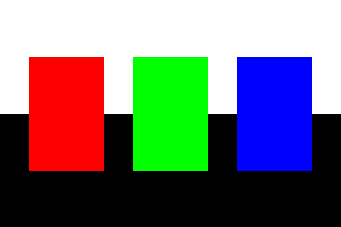
#> input picture week2/rgbtest.png, 341 x 227 px
$ jupyter execute --allow-errors worksheet02.ipynb
#> lines starting #> are read from the running program, lines starting #| are printed output that depends on the picture
# COMP90086 Workshop 2

This workshop aims to introduce you to some of the libraries we will use, including Numpy, Matplotlib and OpenCV. You will learn some basic operations on arrays and images.

Table of Contents
- [Numpy (Numerical Python)](#Numpy)
    - Array creation
    - Inspecting an array
    - Indexing/slicing
    - Array manipulation
    - Basic operators

- [Matplotlib (Plotting and Visualization)](#Matplotlib)
    - Basic plots
    - Subplot

- [OpenCV (Computer Vision)](#OpenCV)
    - Read image
    - Show image
    - Crop image
    - Resize image
    - Write image

# Numpy

Numpy is a numerical library with many useful functions for arrays.

First, import the library. It is usually called as `np` to simplify the reference.

[cell 1]
import numpy as np

## (1) Array creation

[cell 2]
a = np.array([0, 1, 2, 3, 4])
print(a)

[cell 3]
b = np.array([[0, 1, 2, 3, 4], [5, 6, 7, 8, 9]], dtype = float)
print(b)

[cell 4]
c = np.array([[1, 6], [2, 7], [3, 8], [4, 9], [5, 10]], dtype = int)
print(c)

### Create other useful arrays with functions:

[cell 5]
array_size=(2,3)
print(np.full(array_size, 5))
# The repr() function returns a printable representation of the given object.
print(repr(np.zeros(array_size)))          # Creates an array filled with zeros
print(repr(np.ones(array_size)))           # An array of ones
print(repr(np.eye(3)) )                    # The identity matrix I (needs 1 integer for square size)
print(repr(np.full(array_size, 5)))        # Fills with an element
print(repr(np.random.random(array_size)) ) # Random between 0 and 1
print(repr(np.arange(1,11) ))              # evenly spaced values within a given interval
print(repr(np.empty(array_size)))          # empty array (arbitrary values)

## (2) Inspecting an array

[cell 6]
print(c.dtype)  # data type of array elements
print(c.shape)  # lengths of each dimension
print(c.ndim)   # number of dimensions
print(c.size)   # number of elements in the array)

### Change the type to other type:

[cell 7]
#astype() function takes an argument which is the target data type
print(repr(a))
print(repr(a.astype(np.float16)))
print(repr(b))
print(repr(b.astype(np.int8)))

## (3) Indexing/slicing

[cell 8]
b[0,1]                   # select a single element (at row 0, column 1)

[cell 9]
a[0:4]                   # select a slice [start:end]

[cell 10]
a[0:4:2]                 # select a slice with a stride [start:end:step]

[cell 11]
a[::-1]                  # select all elements in reverse

[cell 12]
b[:,2]                # select all elements along the first axis (all rows) and only the elements with index 2 along the second axis

[cell 13]
a[:, np.newaxis]         # insert a new axis (here: convert a 1D array to a column vector)

[cell 14]
a[a>2]                   # boolean indexing

## (4) Array manipulation

[cell 15]
b = np.array([[0, 1, 2, 3, 4], [5, 6, 7, 8, 9]], dtype = float)

b.ravel()                # flatten the array (or np.ravel)

[cell 16]
b[::2, ::2] = [10,10,10]
print(b)

[cell 17]
b[0, :3]=10              # change elements of an array
print(b)

[cell 18]
b.reshape(5,2)           # change shape, but don't change values

[cell 19]
np.resize(b, (6,2))      # create a new array with a different shape

[cell 20]
np.append(a, [1, 1])     # append values to the end of an array

[cell 21]
np.insert([[2,2]], 2, [1, 1])  # insert values at a given location

[cell 22]
np.delete(a, [0,2])      # delete elements at given locations

[cell 23]
print(b)
np.concatenate((b, b+10), axis = 0)  # concatenate arrays

[cell 24]
np.r_[b, b + 10]         # shorthand: concatenate arrays along their first axis (row-wise)

[cell 25]
np.c_[b, b + 10]         # shorthand: concatenate arrays along their second axis (column-wise)

[cell 26]
np.split(b, 2, axis = 0) # split an array into sub-arrays

[cell 27]
aa = a.copy()            # make a deep copy of the array
aa.fill(0)
print(a)
print(aa)

## (5) Basic operations

### Element-wise arithmetic

[cell 28]
a = np.array([0, 1, 2, 3, 4])
b = np.array([[[0, 1, 2, 3, 4], [5, 6, 7, 8, 9]], [[1,2,3,4,5], [4,3,2,4,3]]], dtype = float)
d = np.array([[[5, 6, 7, 8, 9], [2,3,4,5,6]], [[1,2,3,4,5], [4,3,2,4,3]]])

[cell 29]
a + d                # element-wise addition (or np.add)

[cell 30]
b - d                # element-wise subtraction (or np.subtract)

[cell 31]
a * d                # element-wise multiplication (or np.multiply)

[cell 32]
a / d                # element-wise division (or np.divide)

### Aggregation

[cell 33]
b.sum()              # sum elements

[cell 34]
b.min()              # minimum element

[cell 35]
b.max()              # maximum element

[cell 36]
b.mean()             # mean of elements

### Element-wise comparison

[cell 37]
a == a               # element-wise comparison

[cell 38]
b < 2                # element-wise comparison

### Array-level equality

[cell 39]
np.array_equal(a, b) # check whether arrays have the same shape and elements

### Linear algebra

[cell 40]
b.T                  # reverse the array dimensions (or np.transpose)

[cell 41]
a.dot(a)             # dot product (or np.dot)

[cell 42]
b @ c                # matrix multiplication (or np.matmul)

[cell 43]
x = c.T @ c
np.linalg.inv(x)     # matrix inverse

[cell 44]
b.trace()            # trace of a matrix

[cell 45]
np.eye(3)            # identity matrix

### Universal functions (ufuncs)

[cell 46]
np.exp(a)            # exponential function

[cell 47]
np.sin(a)            # sine function

[cell 48]
np.log(c)            # natural logarithm

[cell 49]
np.abs(-b)           # absolute value

[cell 50]
np.power(b, 3)       # raise to a power

# Matplotlib

Matplotlib is a plotting library. `matplotlib.pyplot` exposes a stateful, easy to use, plotting system

[cell 51]
import matplotlib
import matplotlib.pyplot as plt

### Plotting

[cell 52]
x = np.arange(-2, 2,0.1)
y_1 = np.power(x,2)
y_2 = -np.power(x,2)

plt.plot(x, y_1,label=r'$x^2$')
plt.plot(x, y_2,label=r'$-x^2$')

plt.xlabel('x axis')
plt.ylabel('y axis')
plt.title('parabola')
plt.legend()

plt.show()
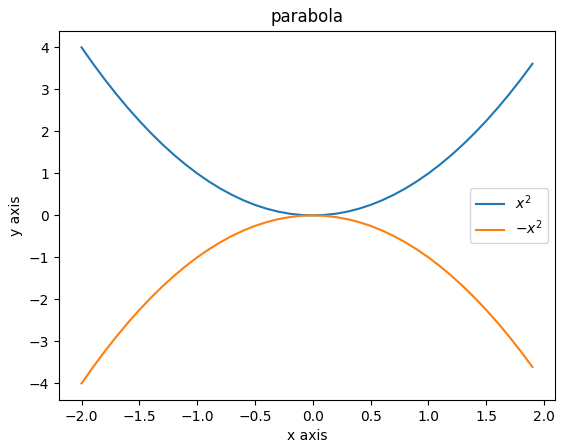
#> figure drawn by matplotlib, 1 panel; curve peaks at x = -2, y = 4; curve peaks at x = 1.78e-15, y = -3.16e-30

plt.show()

### Subplots

put different plots in the same figure

[cell 53]
# Set up a subplot grid that has height 2 and width 1,
# and set the first such subplot as active.
plt.subplot(2, 1, 1)

# Make the first plot
plt.plot(x, y_1)
plt.title(r'$x^2$')

# Set the second subplot as active, and make the second plot.
plt.subplot(2, 1, 2)
plt.plot(x, y_2)
plt.title(r'$-x^2$')

# Specific spacing between subplots
plt.tight_layout(pad=2.0)

# Show the figure.
plt.show()
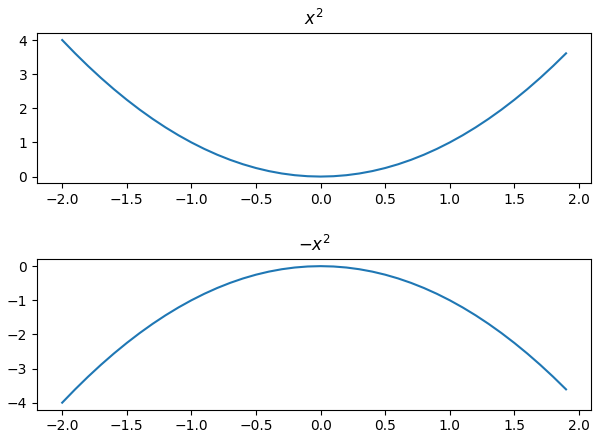
#> figure drawn by matplotlib, 2 panels; panel 1: curve peaks at x = -2, y = 4; panel 2: curve peaks at x = 1.78e-15, y = -3.16e-30

# OpenCV

OpenCV is apopular computer vision library. It contains many powerful tools for computer vision tasks, such as reading, writing, showing and maniputlating images and videos.

[cell 54]
import os
import matplotlib
import matplotlib.pyplot as plt
import numpy as np
import cv2

Are you experiencing `ModuleNotFoundError: No module named 'cv2'` ？

Solutions might include:
1. Make sure you have followed the installation guide in the ‘Week 1: Software installation’.
2. It might cause by launching the Jupyter Notebook in Anaconda with the default setting. You could try to reopen the Jupyter Notebook with the "CV" environment to see if it could solve this problem.
3. If still have such issues after reopen with the “CV" environment, you might try to upgrade anaconda to the latest version and also make sure are using python 3.7 version.

[cell 55]
# python version
import sys
print(sys.version)

4. Still not solved? Try the virtualenv/pip installation or use Colab as a last resort, OpenCV is included on there by default.

## (1) Read  Image

`imread`:  read in an image from a filepath.

[cell 56]
rootpath='./'
rgb_test = cv2.imread(os.path.join(rootpath, "rgbtest.png"))
#> rgb_test is the input picture: shape (227, 341, 3); mean B, G, R 114, 114, 114

Images in OpenCV are represented as numpy arrays: 1st dim-number of rows (height of image), 2nd dim - number of columns (width of image), 3rd dim- number of channels

[cell 57]
type(rgb_test), rgb_test.shape, rgb_test.dtype

### Channel order in OpenCV
The order of channels is BGR: the 1st, 2nd and 3rd channel are the pixel values of blue channel, green channel and red channel of an image, respectively. We can verify channel order by reading the pixels of an image that contains blue, green and red regions.

We will show image by Matplotlib, which assumes images are in the RGB format. However, OpenCV assumes that images are in the BGR format.

[cell 58]
# the original RGB image but show using BGR format
img = np.array([[[158, 158, 158,],
 [  0,   0,   0,],
 [160, 160, 160,],
 [  0,   0,   0,],
 [165, 165, 165,],
 [  0,   0,   0,],
 [169, 169, 169,],
 [  0,   0,   0,],
 [174, 174, 174,],
 [  0,   0,   0,],
 [178, 178, 178,],
 ]])
plt.imshow(img)
plt.axis('off')
plt.show()
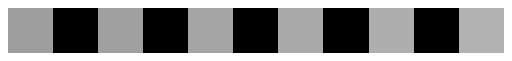
#> figure drawn by matplotlib, 1 panel

Here's what's happening:

rgb_test is assumed to be an image in RGB format.

If you read this image using OpenCV, it would be interpreted in BGR order.

When you pass this image to plt.imshow(rgb_test), Matplotlib expects the image to be in RGB format, so it may display the colors incorrectly.

### Show image
We will show image by Matplotlib, which assumes images are in the **RGB** format, but OpenCV assumes that images are in the **BGR** format. So, we'll convert colors before showing the image. Let's make a function to do this.

[cell 59]
def imshow(image, *args, **kwargs):
    if len(image.shape) == 3:
      # Height, width, channels
      # Assume BGR, do a conversion since
      image = cv2.cvtColor(image, cv2.COLOR_BGR2RGB)
    else:
      # Height, width - must be grayscale
      # convert to RGB, since matplotlib will plot in a weird colormap (instead of black = 0, white = 1)
      image = cv2.cvtColor(image, cv2.COLOR_GRAY2RGB)
    # Draw the image
    plt.imshow(image, *args, **kwargs)
    # We'll also disable drawing the axes and tick marks in the plot, since it's actually an image
    plt.axis('off')
    # Make sure it outputs
    plt.show()

[cell 60]
# use our imshow fuction to see the original 'rgbtest.png'
imshow(rgb_test)

[cell 61]
# Convert from BGR to RGB
image_rgb = cv2.cvtColor(rgb_test, cv2.COLOR_BGR2RGB)

[cell 62]
# check the pixel value of the red region:
# the 1rd channel(red channel) is maximum for red region
image_rgb[100,100,:]
#> Out = [255, 0, 0]

[cell 63]
# check the pixel value of the green region:
# the 2nd channel (green channel) is maximum for green region
image_rgb[100,200,:]
#> Out = [0, 255, 0]

[cell 64]
# check the pixel value of the blue region:
# the 3st channel (blue channel) is maximum for blue region
image_rgb[100,300,:]
#> Out = [0, 0, 255]

[cell 65]
# check the pixel value of the white region:
# all channels have maximum values (Upper-left most point)
image_rgb[0,0,:]
#> Out = [255, 255, 255]

[cell 66]
# check the pixel value of the black region:
# all channels have minimum values (Lower-right most point)
image_rgb[226,340,:]
#> Out = [0, 0, 0]

Let's see another example!

[cell 67]
bird= cv2.imread(os.path.join(rootpath, "kodim23.png"))
#> (the rest of this cell did not finish here and is left out)

#> (a cell that did not finish here is left out)

#> (a cell that did not finish here is left out)

#> (a cell that did not finish here is left out)

#> (a cell that did not finish here is left out)

#> (a cell that did not finish here is left out)

## (2) Crop image

### Crop any region by matrix index

#> (a cell that did not finish here is left out)

###  Crop center region of an image

[cell 74]
# we assume that crop_size is the same for both width and height. we can set different values.
def crop_center(image, crop_size):
    height=image.shape[0]
    width=image.shape[1]
    upper_crop=(height-crop_size)//2
    left_crop=(width-crop_size)//2
    return image[upper_crop:upper_crop+crop_size,left_crop:left_crop+crop_size,:]

#> (a cell that did not finish here is left out)

## (3) Resize image

using `resize`. This needs the output size. Note that these are image sizes, which are expressed as (width, height), NOT to be confused with their shape. Different resizing methods can have different results

[cell 76]
image_height, image_width, image_num_channels = rgb_test.shape
#> image_height = 227; image_width = 341; image_num_channels = 3
new_height = image_height//10
#> new_height = 22
new_width = image_width//10
#> new_width = 34

# nearest-neighbor interpolation
resize_img1= cv2.resize(rgb_test, (new_width, new_height),interpolation = cv2.INTER_NEAREST)
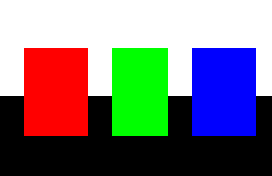
#> resize_img1: shape (22, 34, 3) (shown 8 times larger); mean B, G, R 122, 118.3, 122

# bicubic interpolation over 4×4 pixel neighborhood
resize_img2= cv2.resize(rgb_test, (new_width, new_height),interpolation = cv2.INTER_CUBIC)
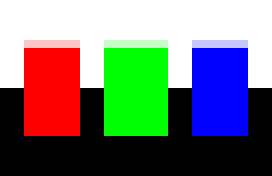
#> resize_img2: shape (22, 34, 3) (shown 8 times larger); mean B, G, R 115.1, 118.9, 115.1

[cell 77]
# (To display it in the browser, the image is being scaled down anyway, so resizing it 10 x 10 will not be obvious)
imshow(rgb_test)
print(rgb_test.shape)
#| (227, 341, 3)

[cell 78]
imshow(resize_img1)
print(resize_img1.shape)
#| (22, 34, 3)
print('INTER_NEAREST')

[cell 79]
imshow(resize_img2)
print(resize_img2.shape)
#| (22, 34, 3)
